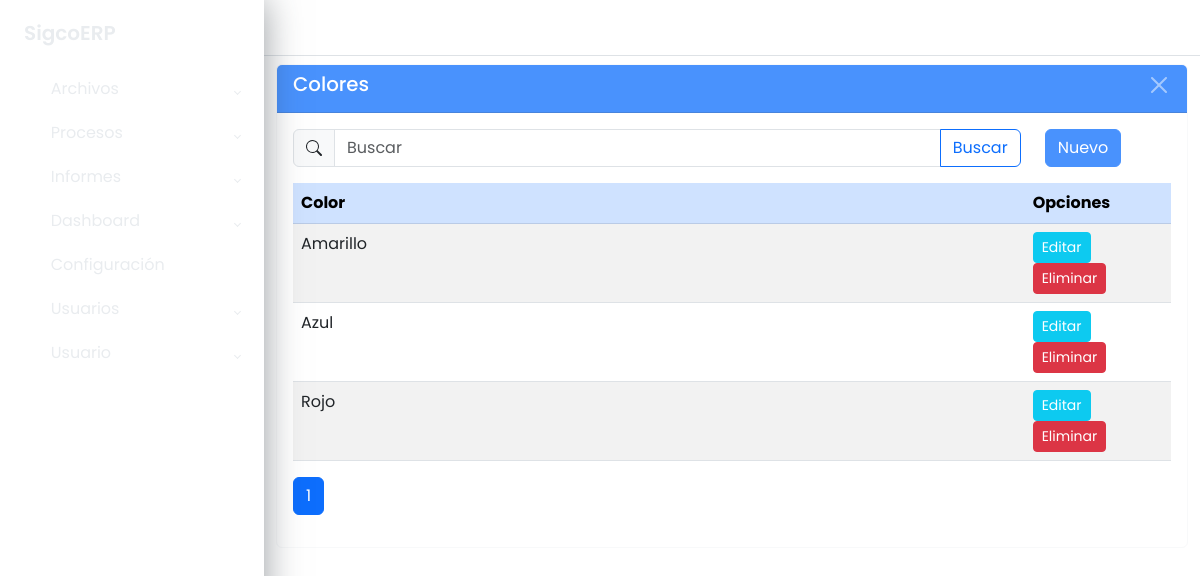
The app's page /maestros/color/listar/ (signed in) with its own data.
### apps/maestros/models/models_base.py (models this page shows, shortened)
class Color(ModeloBaseGenerico):
	id_color = models.AutoField(primary_key=True)
	nombre_color = models.CharField("Color", max_length=40, null=True,
									blank=True)
	class Meta:
		db_table = 'sgc_color'
		verbose_name = ('Color')
		verbose_name_plural = ('Colores')
		ordering = ['nombre_color']

### apps/maestros/views/color_views.py (the view)
class ColorListView(GenericListView):
	model = modelo
	context_object_name = 'datos'
	template_name = f"maestros/{url_list}.html"
	cadena_filtro = "Q(nombre_color__icontains=text)"
	extra_context = {
		"titulo": model._meta.verbose_name_plural,
		"url_inicio": url_home,
		"url_create": url_create,
		"url_update": url_update,
		"url_delete": url_delete
	}

### apps/maestros/views/cruds_views_generics.py (called while the page is built)
    def get_queryset(self):
        queryset = super().get_queryset()
        text = self.request.GET.get('buscar', '')
        if text and self.cadena_filtro:
            queryset = queryset.filter(eval(self.cadena_filtro))
        return queryset

    def get_context_data(self, **kwargs):
        context = super().get_context_data(**kwargs)
        context["buscar"] = self.request.GET.get('buscar', '')
        return context

### apps/maestros/templates/maestros/color_list.html (shortened to what this page needs)
{% extends 'base.html' %}
{% block main %}
	<div class="wrapper">
		{% block sidebar %}
			{% include 'sidebar.html' %}
		{% endblock sidebar %}
		{% block maincomponent %}
			<div class="main">
				{% block buttonsidebartoggle %}
					{% include 'buttonsidebartoggle.html' %}
				{% endblock buttonsidebartoggle %}
				{% block principalcomponent %}
					<div class="container-fluid">
						<div class="card border-light mb-3 mt-2">
							<div class="card-header text-white bg-primary opacity-75
									d-flex justify-content-between">
									<h3>{{ titulo }}</h3>
								<button type="button" class="btn-close btn-close-white"
									aria-label="Close"
									onclick="window.location.href='{% url url_inicio %}'">
								</button>
							</div>
							<div class="card-body">
								<div class="row">
									<div class="col col-10">
										<form method="get">
											<div class="input-group flex-nowrap">
												<span class="input-group-text">
												</span>
												<input type="text" class="form-control" name="buscar"
													value="{{ buscar }}" placeholder="Buscar"
													autocomplete="off">
												<button class="btn btn-outline-primary">
													Buscar
												</button>
											</div>
										</form>
									</div>
									<div class="col col-2">
										<a href="{% url url_create %}"
												class="btn btn-primary opacity-75">
											Nuevo
										</a>
									</div>
								</div>
								<div class="table-responsive mt-3">
									<table class="table table-striped">
										<thead class="table-primary">
											<tr>
												<th class="col-10">Color</th>
												<th class="col-2">Opciones</th>
											</tr>
										</thead>
										<tbody>
											{% for dato in datos %}
												<tr>
													<td>{{ dato.nombre_color }}</td>
													<td>
														<a href="{% url url_update dato.pk %}"
																class="btn btn-info text-white btn-sm">
															Editar
														</a>
														<a href="{% url url_delete dato.pk %}"
																class="btn btn-danger text-white btn-sm">
															Eliminar
														</a>
													</td>
												</tr>
											{% endfor %}
										</tbody>
									</table>
									{% block paginador %}
										{% include 'paginador.html' %}
									{% endblock %}
								</div>
							</div>
						</div>
					</div>
				{% endblock principalcomponent %}
			</div>
		{% endblock maincomponent %}
	</div>
{% endblock main %}

### static/css/style.css (style rules this page uses)
body { font-family: 'Poppins', sans-serif; margin: 0; background-image: url("../img/background-image.jpg"); background-repeat: no-repeat; background-position: center bottom; background-size: cover; }
h3 { font-size: 1.2375rem; color: #FFF; }
.wrapper { align-items: stretch; display: flex; width: 100%; }
.main { display: flex; flex-direction: column; min-height: 100vh; width: 100%; overflow: hidden; transition: all 0.35s ease-in-out; }

### records on screen
Color: nombre_color "Amarillo"
Color: nombre_color "Azul"
Color: nombre_color "Rojo"

### other values on screen
{{ titulo }} "Colores"
{{ i }} "1"
